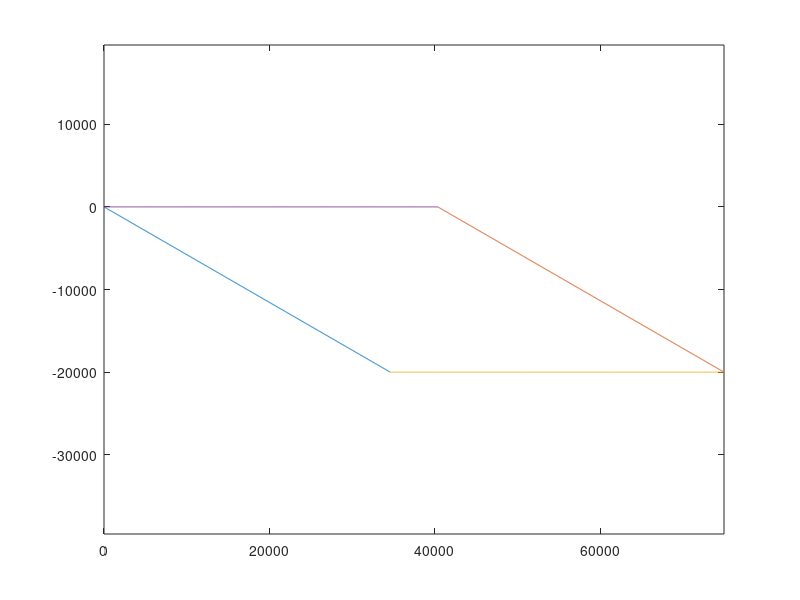

The MATLAB source for this figure: (Note: this script raises an error after producing the figure.)
clc;
clear
close all;

flag_printf = 1;
angle = 30;
theta = angle/180*pi;
slope = tan(theta);
nx = 1010;
nz = 1000;
dx = 40;
dz = 40;
origin_x = 0;
origin_z = 0;
for i=1:nx
    bz2(i,1) = origin_x + (i-1)*dx;
    bz2(i,2) = origin_z;

    bz1(i,1) = origin_x + (i-1)*dx + (nz-1)*dz*cos(theta);
    bz1(i,2) = origin_z - (nz-1)*dz*sin(theta);
end

for k=1:nz
    bx1(k,1) = bz1(1,1) - (k-1)*dz*cos(theta);
    bx1(k,2) = bz1(1,2) + (k-1)*dz*sin(theta);

    bx2(k,1) = bz1(nx,1) - (k-1)*dz*cos(theta);
    bx2(k,2) = bz1(nx,2) + (k-1)*dz*sin(theta);
end

if flag_printf
    figure(1)   
    plot(bx1(:,1),bx1(:,2));
    hold on;
    plot(bx2(:,1),bx2(:,2));
    plot(bz1(:,1),bz1(:,2));
    plot(bz2(:,1),bz2(:,2));
    axis equal;
end

% creat data file
export_bdry;
